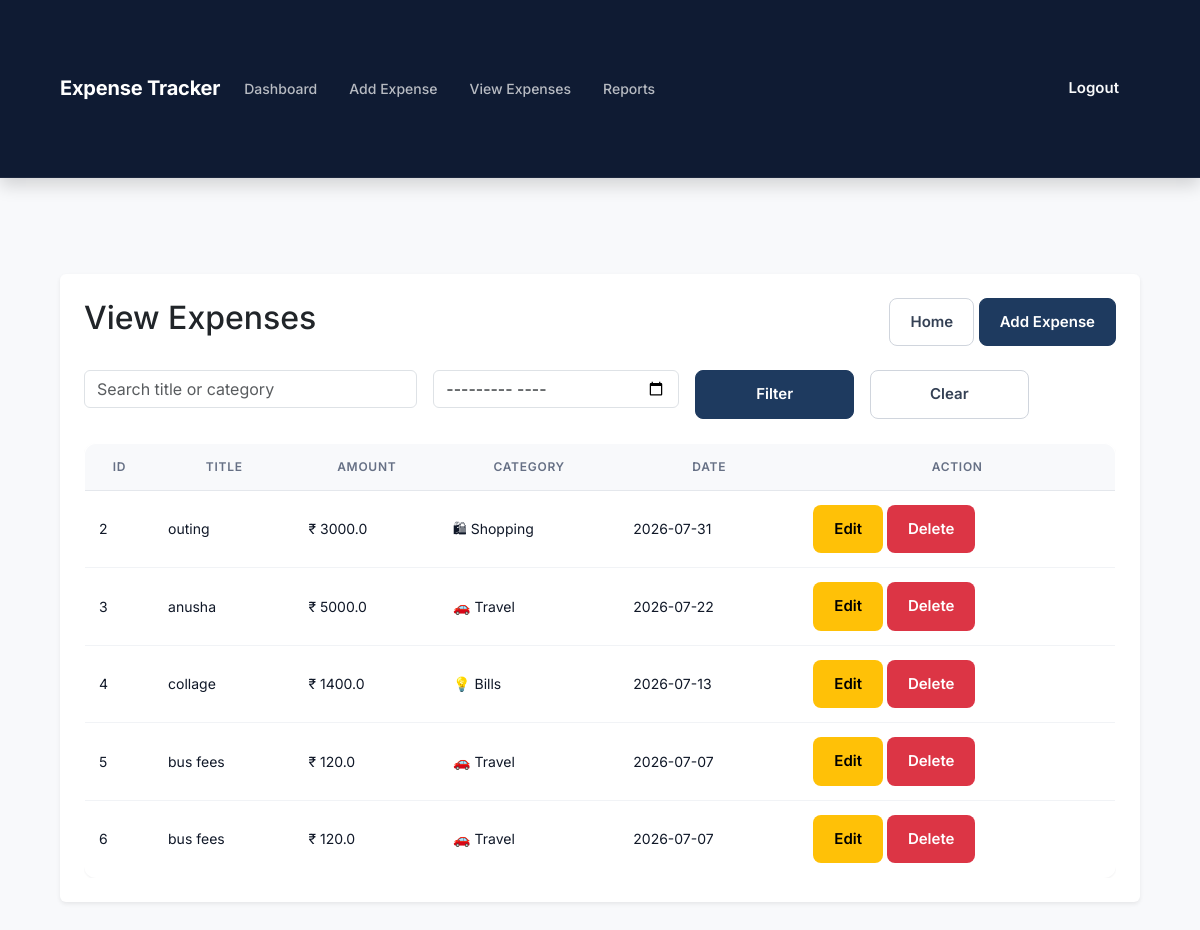
The app's page /view (signed in) with its own data.
### tables this page shows
CREATE TABLE expenses(
        id INTEGER PRIMARY KEY AUTOINCREMENT,
        user_id INTEGER NOT NULL,
        title TEXT,
        amount REAL,
        category TEXT,
        date TEXT,
        FOREIGN KEY (user_id) REFERENCES users(id)
    );

### app.py (the view, shortened to what this page needs)
@app.route("/view")
def view():
    if "user_id" not in session:
        return redirect("/login")
    user_id = session["user_id"]
    search = request.args.get("search", "")
    month = request.args.get("month", "")
    conn = sqlite3.connect(DB_PATH)
    cur = conn.cursor()
    query = """
        SELECT id, title, amount, category, date
        FROM expenses
        WHERE user_id=?
    """
    params = [user_id]
    if month:
        query += """
            AND strftime('%Y-%m', date)=?
        """
        params.append(month)
    query += " ORDER BY date DESC"
    cur.execute(query, params)
    expenses = cur.fetchall()
    conn.close()
    return render_template(
        "view_expense.html",
        expenses=expenses,
        search=search,
        selected_month=month
    )

### templates/view_expense.html (shortened to what this page needs)
<!DOCTYPE html>
<html lang="en">
<head>
    <link href="https://cdn.jsdelivr.net/npm/bootstrap@5.3.3/dist/css/bootstrap.min.css" rel="stylesheet">
    <link rel="stylesheet" href="{{ url_for('static', filename='style.css') }}">
</head>
<body>
<nav class="navbar navbar-expand-lg navbar-dark shadow">
    <div class="container">
        <a class="navbar-brand fw-bold" href="/">
            Expense Tracker
        </a>
        <div class="collapse navbar-collapse" id="navbarNav">
            <ul class="navbar-nav me-auto">
                <li class="nav-item">
                    <a class="nav-link" href="/">Dashboard</a>
                </li>
                <li class="nav-item">
                    <a class="nav-link" href="/add">Add Expense</a>
                </li>
                <li class="nav-item">
                    <a class="nav-link active" href="/view">View Expenses</a>
                </li>
                <li class="nav-item">
                    <a class="nav-link" href="/reports">Reports</a>
                </li>
            </ul>
            <a href="/logout" class="btn btn-outline-light">
                Logout
            </a>
        </div>
    </div>
</nav>
<div class="container mt-5">
    <div class="card shadow-sm border-0 p-4">
        <div class="d-flex justify-content-between align-items-center mb-4">
            <h2>View Expenses</h2>
            <div>
                <a href="/" class="btn btn-outline-secondary">
                    Home
                </a>
                <a href="/add" class="btn btn-primary">
                    Add Expense
                </a>
            </div>
        </div>
        <form method="GET" action="/view" class="row g-3 mb-4">
            <div class="col-md-4">
                <input
                    type="text"
                    name="search"
                    value="{{ search }}"
                    class="form-control"
                    placeholder="Search title or category">
            </div>
            <div class="col-md-3">
                <input
                    type="month"
                    name="month"
                    value="{{ selected_month }}"
                    class="form-control">
            </div>
            <div class="col-md-2">
                <button class="btn btn-primary w-100">
                    Filter
                </button>
            </div>
            <div class="col-md-2">
                <a href="/view" class="btn btn-outline-secondary w-100">
                    Clear
                </a>
            </div>
        </form>
        <div class="table-responsive">
            <table class="table table-hover align-middle">
                <thead>
                    <tr>
                        <th>ID</th>
                        <th>Title</th>
                        <th>Amount</th>
                        <th>Category</th>
                        <th>Date</th>
                        <th>Action</th>
                    </tr>
                </thead>
                <tbody>
                {% if expenses %}
                    {% for expense in expenses %}
                    <tr>
                        <td>{{ expense[0] }}</td>
                        <td>{{ expense[1] }}</td>
                        <td>₹ {{ expense[2] }}</td>
                        <td>{{ expense[3] }}</td>
                        <td>{{ expense[4] }}</td>
                        <td>
                            <a href="/edit/{{ expense[0] }}" class="btn btn-warning btn-sm">
                                Edit
                            </a>
                            <a href="/delete/{{ expense[0] }}"
                               class="btn btn-danger btn-sm"
                               onclick="return confirm('Are you sure you want to delete this expense?')">
                                Delete
                            </a>
                        </td>
                    </tr>
                    {% endfor %}
                {% else %}
                    <tr>
                        <td colspan="6" class="text-center">No expenses found.</td>
                    </tr>
                {% endif %}
                </tbody>
            </table>
        </div>
    </div>
</div>
</body>
</html>

### static/style.css (style rules this page uses)
:root { --navy-900:#0f1b33; --navy-800:#152449; --navy-700:#1e3a5f; --navy-600:#2c4a75; --gray-50:#f8f9fb; --gray-100:#f1f3f6; --gray-200:#e4e7ec; --gray-300:#d0d5dd; --gray-500:#667085; --gray-700:#344054; --gray-900:#101828; --color-primary:var(--navy-700); --color-primary-dark:var(--navy-800); --color-success:#12795b; --color-danger:#b42318; --color-white:#ffffff; --color-text-dark:var(--gray-900); --color-text-muted:var(--gray-500); --radius-sm:8px; --radius-md:12px; --radius-lg:14px; --shadow-sm:0 1px 2px rgba(16,24,40,.06); --shadow-md:0 4px 12px rgba(16,24,40,.06),0 1px 3px rgba(16,24,40,.08); --shadow-lg:0 8px 24px rgba(16,24,40,.10); --space-1:8px; --space-2:16px; --space-3:24px; --space-4:32px; --space-5:48px; --transition:all .2s ease; }
* { margin:0; padding:0; box-sizing:border-box; font-family:"Inter","Segoe UI",Tahoma,Geneva,Verdana,sans-serif; }
body { background:var(--gray-50); min-height:100vh; color:var(--color-text-dark); }
.container { width:90%; max-width:1200px; margin:auto; padding:var(--space-5) 0; }
.navbar { padding:var(--space-2) 0; background:var(--navy-900) !important; border-bottom:1px solid rgba(255,255,255,.06); }
.navbar-brand { font-size:20px; font-weight:700; color:var(--color-white) !important; letter-spacing:-0.01em; }
.nav-link { font-weight:500; font-size:14px; margin-right:var(--space-2); color:rgba(255,255,255,.7) !important; transition:var(--transition); }
.actions .btn, .btn { padding:12px 20px; font-size:15px; font-weight:600; border-radius:var(--radius-sm); border:1px solid transparent; transition:var(--transition); }
.btn-primary { background:var(--navy-700); border-color:var(--navy-700); }
.btn-outline-secondary, .btn-secondary { background:var(--color-white); color:var(--gray-700); border-color:var(--gray-300); }
.table { background:var(--color-white); border-radius:var(--radius-md); overflow:hidden; box-shadow:var(--shadow-sm); border:1px solid var(--gray-200); margin-bottom:0; }
.table th { text-align:center; font-weight:600; font-size:12px; text-transform:uppercase; letter-spacing:.06em; color:var(--color-text-muted); background:var(--gray-50); border-bottom:1px solid var(--gray-200); padding:14px; }
.table td { vertical-align:middle; padding:14px; color:var(--color-text-dark); border-bottom:1px solid var(--gray-100); font-size:14px; }
.table tbody tr { transition:var(--transition); }
.table tbody tr:last-child td { border-bottom:none; }

### records on screen
expenses: id "2", title "outing", amount "3000.0", category "🛍 Shopping", date "2026-07-31"
expenses: id "3", title "anusha", amount "5000.0", category "🚗 Travel", date "2026-07-22"
expenses: id "4", title "collage", amount "1400.0", category "💡 Bills", date "2026-07-13"
expenses: id "5", title "bus fees", amount "120.0", category "🚗 Travel", date "2026-07-07"
expenses: id "6", title "bus fees", amount "120.0", category "🚗 Travel", date "2026-07-07"
